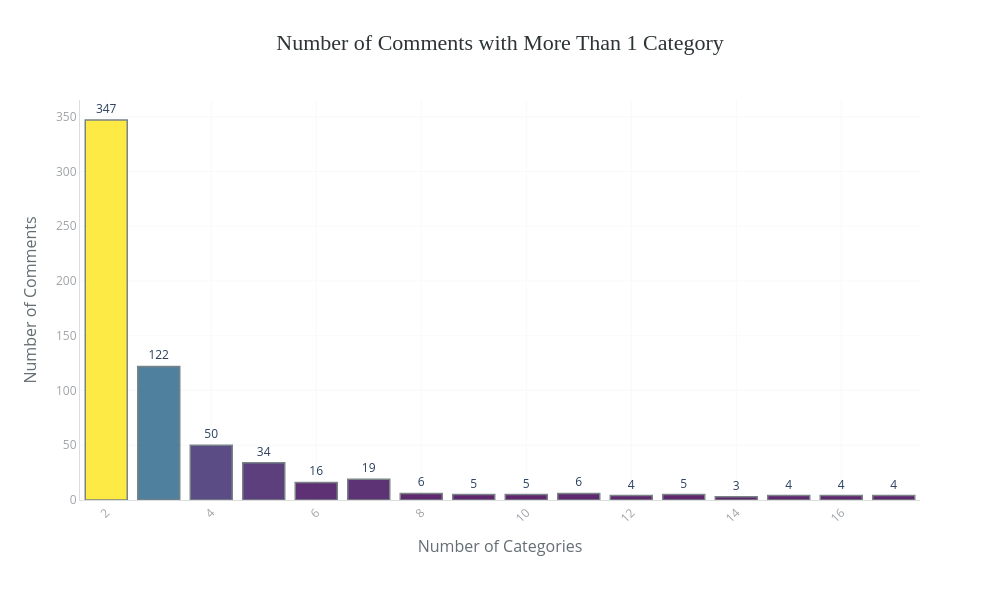

The notebook cell saved with this chart:
### Code cell
bar_chart(
    data=df_plot_filtered,
    x="num_categories",
    y="num_comments",
    title="Number of Comments with More Than 1 Category",
    labels={
        "num_categories": "Number of Categories",
        "num_comments": "Number of Comments"
    },
    top_n=len(df_plot_filtered)  # ensure all appear
)

### Figure 1 — Plotly figure (JSON) as saved in the notebook; plotly's stock layout.template omitted (floating-point values rounded to 4 significant figures)
{"data": [{"hovertemplate": "Number of Categories=%{x}<br>Number of Comments=%{marker.color}<br>text=%{text}<extra></extra>", "legendgroup": "", "marker": {"color": [347, 122, 50, 34, 19, 16, 6, 6, 5, 5, 5, 4, 4, 4, 4, 3], "coloraxis": "coloraxis", "line": {"color": "#636E72", "width": 1.5}, "opacity": 0.85, "pattern": {"shape": ""}}, "name": "", "orientation": "v", "showlegend": false, "text": ["347", "122", "50", "34", "19", "16", "6", "6", "5", "5", "5", "4", "4", "4", "4", "3"], "textposition": "outside", "texttemplate": "%{text}", "type": "bar", "x": [2, 3, 4, 5, 7, 6, 8, 11, 9, 10, 13, 12, 15, 16, 17, 14], "xaxis": "x", "y": [347, 122, 50, 34, 19, 16, 6, 6, 5, 5, 5, 4, 4, 4, 4, 3], "yaxis": "y"}], "layout": {"barmode": "relative", "coloraxis": {"colorbar": {"title": {"text": "Number of Comments"}}, "colorscale": [[0, "#440154"], [0.25, "#3b528b"], [0.5, "#21908d"], [0.75, "#5dc962"], [1, "#fde725"]], "showscale": false}, "height": 600, "legend": {"tracegroupgap": 0}, "margin": {"b": 100, "l": 80, "r": 80, "t": 100}, "paper_bgcolor": "white", "plot_bgcolor": "white", "showlegend": false, "title": {"font": {"color": "#2D3436", "family": "Arial Black", "size": 22}, "text": "Number of Comments with More Than 1 Category", "x": 0.5, "xanchor": "center"}, "width": 1000, "xaxis": {"anchor": "y", "domain": [0, 1], "gridcolor": "#F8F9FA", "linecolor": "#DDD", "showgrid": true, "tickangle": -45, "tickfont": {"color": "#A0A4A8", "size": 12}, "title": {"font": {"color": "#636E72", "size": 16}, "text": "Number of Categories"}}, "yaxis": {"anchor": "x", "domain": [0, 1], "gridcolor": "#F8F9FA", "linecolor": "#DDD", "showgrid": true, "tickfont": {"color": "#A0A4A8", "size": 12}, "title": {"font": {"color": "#636E72", "size": 16}, "text": "Number of Comments"}}}}
